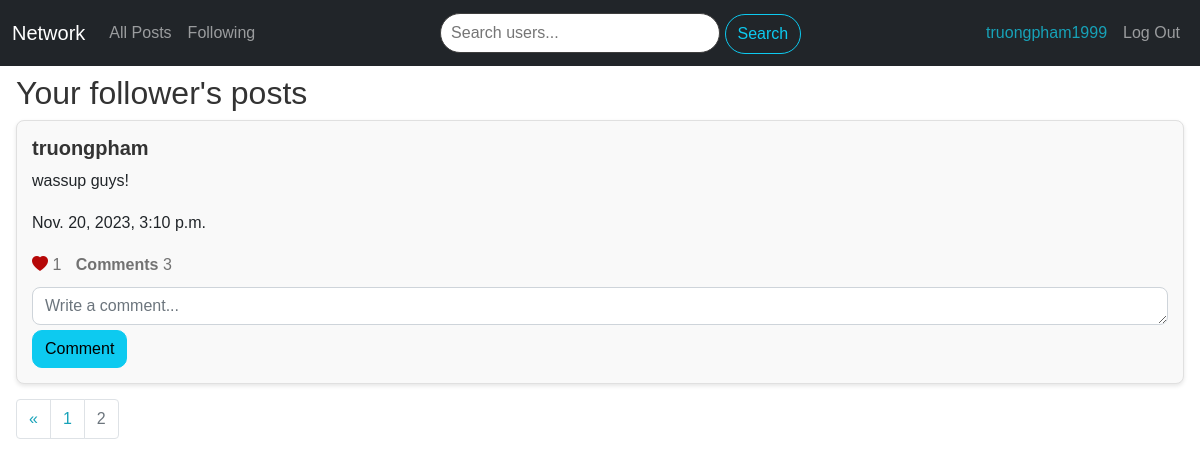
Page /following_page?page=2 (signed in) on the committed database.
### network/models.py (models this page shows, shortened)
class User(AbstractUser):
    pass

class Post(models.Model):
    content = models.CharField(max_length=1000)
    poster = models.ForeignKey(User, on_delete=models.CASCADE, related_name='posts')
    date = models.DateTimeField(auto_now_add=True)
    def like_count(self):
        return self.likes.count()
    def comment_count(self):
        return self.comments.count()
    def is_like_by_user(self, user):
        return self.likes.filter(liker=user).exists()

### network/views.py (the view)
# urls.py: path("following_page", views.following_page, name="following_page"),
def following_page(request):
    if request.user.is_authenticated:
        followed_users = User.objects.filter(followed__follower=request.user)
        posts = Post.objects.filter(poster__in=followed_users).order_by('-date')
        for post in posts:
            post.is_liked = post.is_like_by_user(request.user)
        posts, previous_page, next_page = paginate_posts(posts, request.GET.get('page'), 2)
        return render(request, "network/following.html", {
            "posts": posts,
            "previous_page": previous_page,
            "next_page": next_page,
        })
    else:
        return HttpResponseRedirect(reverse("login"))

### network/views.py (called while the page is built)
def paginate_posts(posts, page_number, posts_per_page):
    paginator = Paginator(posts, posts_per_page)
    page = page_number
    try:
        posts = paginator.page(page)
    except PageNotAnInteger:
        posts = paginator.page(1)
    except EmptyPage:
        posts = paginator.page(paginator.num.pages)
    previous_page = posts.previous_page_number() if posts.has_previous() else None
    next_page = posts.next_page_number() if posts.has_next() else None
    return posts, previous_page, next_page

### network/templates/network/following.html (shortened to what this page needs)
{% extends "network/layout.html" %}
{% block body %}
    <div class="mt-2 mx-3">
        <h2>Your follower's posts</h2>
        {% for post in posts %}
            <div class="post-form mt-1 text-left" id="post-{{ post.id }}">
                <div class="flex-container-2">
                    <div>
                        <a href="{% url 'profile' post.poster.id %}"><h5><strong>{{ post.poster }}</strong></h5></a>
                    </div>
                </div>
                <p class="post-content">{{ post.content }}</p>
                <p>{{ post.date }}</p>
                <div class="like-div" id="like-container-{{ post.id }}">
                    <a href="javascript:void(0)" class="like-button {% if post.is_liked %}liked{% else %}unliked{% endif %}"
                    id="like-button-{{ post.id }}" data-post-id="{{ post.id }}" data-like="{{ post.is_liked|yesno:'true,false' }}">
                        <i class="bi bi-heart-fill"></i>
                    </a>
                    <span class="like-count" id="like-count-{{ post.id }}">{{ post.like_count }}</span>
                    <a href="javascript:void(0)" class="comment-link" data-post-id="{{ post.id }}">Comments</a>
                    <span class="comment-count" id="comment-count-{{ post.id }}">{{ post.comment_count }}</span>
                </div>
                <div id="comment-container-{{ post.id}}">
                    {% if user.is_authenticated %}
                        <textarea class="form-control comment-text" id="comment-text-{{ post.id }}" placeholder="Write a comment..." cols="70" rows="1"></textarea>
                        <button class="btn btn-info comment-btn" data-post-id="{{ post.id }}">Comment</button>
                    {% endif %}
                </div>
            </div>
        {% endfor %}
        <nav aria-label="Page navigation example">
            <ul class="pagination">
                {% if posts.has_previous %}
                    <li class="page-item">
                        <a class="page-link" href="?page1" aria-label="Previous">
                            <span style="color: #17a2b8;" aria-hidden="true">&laquo;</span>
                        </a>
                    </li>
                    <li class="page-item"><a class="page-link" style="color: #17a2b8;" href="?page={{ posts.previous_page_number }}">{{ previous_page }}</a></li>
                {% endif %}
                <li class="page-item disabled"><span class="page-link color-type">{{ posts.number }}</span></li>
            </ul>
        </nav>
    </div>
{% endblock %}

### network/templates/network/layout.html (shortened to what this page needs)
{% load static %}
<!DOCTYPE html>
<html lang="en">
    <head>
        <link href="https://cdn.jsdelivr.net/npm/bootstrap@5.1.3/dist/css/bootstrap.min.css" rel="stylesheet">
        <link rel="stylesheet" href="https://cdn.jsdelivr.net/npm/bootstrap-icons@1.8.1/font/bootstrap-icons.css">
        <link href="{% static 'network/styles.css' %}" rel="stylesheet">
    </head>
    <body>
        <nav class="bg-light navbar navbar-expand-md navbar-dark bg-dark">
            <div class="container-fluid">
                <a class="navbar-brand" href="{% url 'index' %}">Network</a>
                <div class="collapse navbar-collapse justify-content-between" id="navbar">
                    <ul class="navbar-nav">
                        {% if user.is_authenticated %}
                            <li class="nav-item">
                                <a class="nav-link" href="{% url 'index' %}">All Posts</a>
                            </li>
                            <li class="nav-item">
                                <a class="nav-link" href="{% url 'following_page' %}">Following</a>
                            </li>
                        {% else %}
                            <li class="nav-item">
                                <a class="nav-link" href="{% url 'index' %}">All Posts</a>
                            </li>
                        {% endif %}
                    </ul>
                    <div class="navbar-nav">
                        <form action="{% url 'search_users' %}" method="GET" class="form-inline">
                            <input type="text" name="q" class="search-bar" placeholder="Search users..." />
                            <button type="submit" class="btn btn-outline-info ml-2">Search</button>
                        </form>
                    </div>
                    <ul class="navbar-nav">
                        {% if user.is_authenticated %}
                            <li class="nav-item">
                                <a class="nav-link" style="color: #17a2b8;" href="{% url 'profile' user.id %}">{{ user.username }}</a>
                            </li>
                            <li class="nav-item">
                                <a class="nav-link" href="{% url 'logout' %}">Log Out</a>
                            </li>
                        {% endif %}
                    </ul>
                </div>
            </div>
        </nav>
        <div class="body">
            {% block body %}
            {% endblock %}
        </div>
    </body>
</html>

### network/static/network/styles.css (style rules this page uses)
.post-form { border: 2px solid #ccc; padding: 10px; margin-bottom: 10px; border-radius: 7px; }
.color-type { color: grey; }
.flex-container-2 { display: flex; flex-direction: row; justify-content: space-between; }
.liked { color: #b60808; cursor: pointer; }
.like-count { display: inline; color: #727272; }
.comment-count { display: inline; color: #727272; }
.comment-link { display: inline; margin-left: 10px; color: #727272; font-weight: 550; }
.like-div { margin-bottom: 10px; }
.comment-text { margin-bottom: 5px; }
.post-form { background-color: #f9f9f9; border: 1px solid #e0e0e0; padding: 15px; margin-bottom: 15px; border-radius: 8px; box-shadow: 0 2px 4px rgba(0, 0, 0, 0.1); }
body { font-family: 'Arial', sans-serif; }
h2, h4, h5, strong { color: #333; }
a { text-decoration: none; }
.form-control { border-radius: 8px; }
.flex-container, .flex-container-2 { align-items: center; }
.search-bar { margin-bottom: 5px; margin-top: 5px; border: 1px solid #3e3e3e; border-radius: 25px; height: 40px; width: 280px; font-size: 16px; padding: 5px 10px; }
.btn-outline-info { height: 40px; border-radius: 25px; }
.btn-info { font-size: 16px; border-radius: 10px; }
body { font-size: 16px; line-height: 1.6; }

### rows in the picture
User: username "truongpham1999"
Post: poster "truongpham", content "wassup guys!", date "Nov. 20, 2023, 3:10 p.m.", like_count "1", comment_count "3", id "Write a comment..."

### other values in the picture
{{ previous_page }} "1"
{{ posts.number }} "2"
